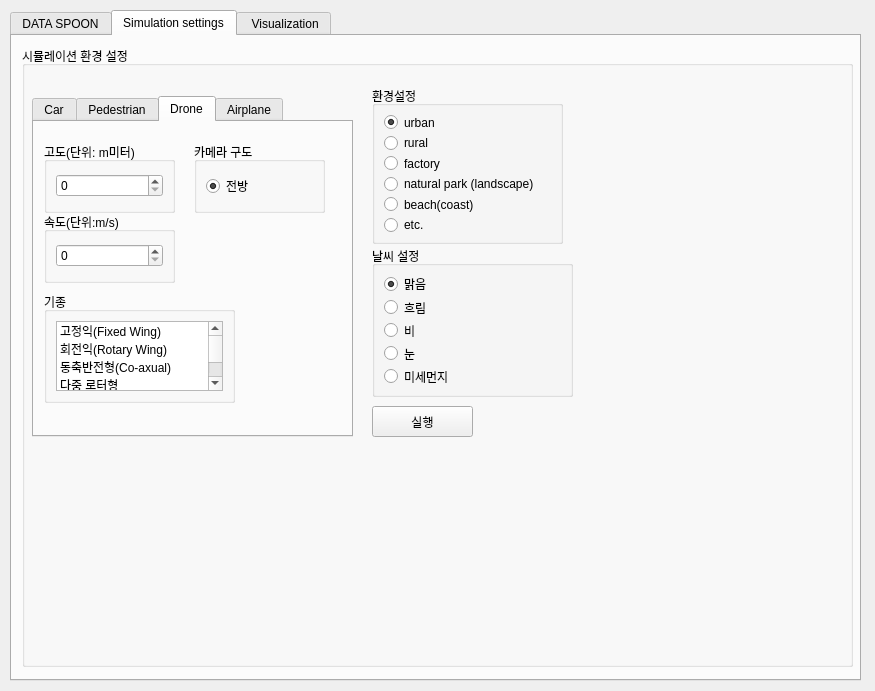
<?xml version="1.0" encoding="UTF-8"?>
<ui version="4.0">
 <class>Dialog</class>
 <widget class="QDialog" name="Dialog">
  <property name="geometry">
   <rect>
    <x>0</x>
    <y>0</y>
    <width>875</width>
    <height>691</height>
   </rect>
  </property>
  <property name="windowTitle">
   <string>Dialog</string>
  </property>
  <property name="autoFillBackground">
   <bool>false</bool>
  </property>
  <widget class="QTabWidget" name="tabWidget">
   <property name="geometry">
    <rect>
     <x>10</x>
     <y>10</y>
     <width>851</width>
     <height>671</height>
    </rect>
   </property>
   <property name="currentIndex">
    <number>1</number>
   </property>
   <widget class="QWidget" name="tab">
    <attribute name="title">
     <string>DATA SPOON</string>
    </attribute>
    <widget class="QListWidget" name="listWidget_Test">
     <property name="geometry">
      <rect>
       <x>0</x>
       <y>430</y>
       <width>251</width>
       <height>171</height>
      </rect>
     </property>
     <property name="dragDropMode">
      <enum>QAbstractItemView::NoDragDrop</enum>
     </property>
     <property name="selectionMode">
      <enum>QAbstractItemView::MultiSelection</enum>
     </property>
     <property name="wordWrap">
      <bool>false</bool>
     </property>
     <item>
      <property name="text">
       <string>1st Item</string>
      </property>
     </item>
     <item>
      <property name="text">
       <string>2nd Item</string>
      </property>
     </item>
     <item>
      <property name="text">
       <string>3rd Item</string>
      </property>
     </item>
    </widget>
    <widget class="QLabel" name="label_picture02">
     <property name="geometry">
      <rect>
       <x>420</x>
       <y>20</y>
       <width>401</width>
       <height>401</height>
      </rect>
     </property>
     <property name="text">
      <string>                                             Img Label</string>
     </property>
    </widget>
    <widget class="QLabel" name="label_picture01">
     <property name="geometry">
      <rect>
       <x>10</x>
       <y>20</y>
       <width>401</width>
       <height>401</height>
      </rect>
     </property>
     <property name="text">
      <string>                                          Img Label</string>
     </property>
    </widget>
    <widget class="QGroupBox" name="groupBox">
     <property name="geometry">
      <rect>
       <x>260</x>
       <y>430</y>
       <width>171</width>
       <height>201</height>
      </rect>
     </property>
     <property name="title">
      <string>클래스 </string>
     </property>
     <widget class="QCheckBox" name="groupchk_3">
      <property name="geometry">
       <rect>
        <x>10</x>
        <y>61</y>
        <width>81</width>
        <height>21</height>
       </rect>
      </property>
      <property name="text">
       <string>도로</string>
      </property>
      <property name="checked">
       <bool>true</bool>
      </property>
     </widget>
     <widget class="QCheckBox" name="groupchk_1">
      <property name="geometry">
       <rect>
        <x>10</x>
        <y>20</y>
        <width>81</width>
        <height>20</height>
       </rect>
      </property>
      <property name="tabletTracking">
       <bool>false</bool>
      </property>
      <property name="text">
       <string>건물</string>
      </property>
      <property name="checked">
       <bool>true</bool>
      </property>
     </widget>
     <widget class="QCheckBox" name="groupchk_4">
      <property name="geometry">
       <rect>
        <x>10</x>
        <y>82</y>
        <width>81</width>
        <height>20</height>
       </rect>
      </property>
      <property name="text">
       <string>가로수</string>
      </property>
      <property name="checked">
       <bool>true</bool>
      </property>
     </widget>
     <widget class="QCheckBox" name="groupchk_2">
      <property name="geometry">
       <rect>
        <x>10</x>
        <y>40</y>
        <width>81</width>
        <height>20</height>
       </rect>
      </property>
      <property name="text">
       <string>주차장</string>
      </property>
      <property name="checked">
       <bool>true</bool>
      </property>
     </widget>
     <widget class="QFrame" name="frame_1">
      <property name="geometry">
       <rect>
        <x>100</x>
        <y>20</y>
        <width>16</width>
        <height>16</height>
       </rect>
      </property>
      <property name="styleSheet">
       <string notr="true">rgb(85, 255, 127)</string>
      </property>
      <property name="frameShape">
       <enum>QFrame::StyledPanel</enum>
      </property>
      <property name="frameShadow">
       <enum>QFrame::Raised</enum>
      </property>
     </widget>
     <widget class="QFrame" name="frame_2">
      <property name="geometry">
       <rect>
        <x>100</x>
        <y>40</y>
        <width>16</width>
        <height>16</height>
       </rect>
      </property>
      <property name="frameShape">
       <enum>QFrame::StyledPanel</enum>
      </property>
      <property name="frameShadow">
       <enum>QFrame::Raised</enum>
      </property>
     </widget>
     <widget class="QFrame" name="frame_3">
      <property name="geometry">
       <rect>
        <x>100</x>
        <y>60</y>
        <width>16</width>
        <height>16</height>
       </rect>
      </property>
      <property name="frameShape">
       <enum>QFrame::StyledPanel</enum>
      </property>
      <property name="frameShadow">
       <enum>QFrame::Raised</enum>
      </property>
     </widget>
     <widget class="QFrame" name="frame_4">
      <property name="geometry">
       <rect>
        <x>100</x>
        <y>80</y>
        <width>16</width>
        <height>16</height>
       </rect>
      </property>
      <property name="frameShape">
       <enum>QFrame::StyledPanel</enum>
      </property>
      <property name="frameShadow">
       <enum>QFrame::Raised</enum>
      </property>
     </widget>
     <widget class="QCheckBox" name="groupchk_5">
      <property name="geometry">
       <rect>
        <x>10</x>
        <y>100</y>
        <width>81</width>
        <height>20</height>
       </rect>
      </property>
      <property name="text">
       <string>논</string>
      </property>
      <property name="checked">
       <bool>true</bool>
      </property>
     </widget>
     <widget class="QCheckBox" name="groupchk_6">
      <property name="geometry">
       <rect>
        <x>10</x>
        <y>120</y>
        <width>81</width>
        <height>20</height>
       </rect>
      </property>
      <property name="text">
       <string>밭</string>
      </property>
      <property name="checked">
       <bool>true</bool>
      </property>
     </widget>
     <widget class="QCheckBox" name="groupchk_7">
      <property name="geometry">
       <rect>
        <x>10</x>
        <y>140</y>
        <width>81</width>
        <height>20</height>
       </rect>
      </property>
      <property name="text">
       <string>산림</string>
      </property>
      <property name="checked">
       <bool>true</bool>
      </property>
     </widget>
     <widget class="QCheckBox" name="groupchk_8">
      <property name="geometry">
       <rect>
        <x>10</x>
        <y>160</y>
        <width>81</width>
        <height>20</height>
       </rect>
      </property>
      <property name="text">
       <string>나지</string>
      </property>
      <property name="checked">
       <bool>true</bool>
      </property>
     </widget>
     <widget class="QFrame" name="frame_8">
      <property name="geometry">
       <rect>
        <x>100</x>
        <y>160</y>
        <width>16</width>
        <height>16</height>
       </rect>
      </property>
      <property name="frameShape">
       <enum>QFrame::StyledPanel</enum>
      </property>
      <property name="frameShadow">
       <enum>QFrame::Raised</enum>
      </property>
     </widget>
     <widget class="QFrame" name="frame_7">
      <property name="geometry">
       <rect>
        <x>100</x>
        <y>140</y>
        <width>16</width>
        <height>16</height>
       </rect>
      </property>
      <property name="frameShape">
       <enum>QFrame::StyledPanel</enum>
      </property>
      <property name="frameShadow">
       <enum>QFrame::Raised</enum>
      </property>
     </widget>
     <widget class="QFrame" name="frame_5">
      <property name="geometry">
       <rect>
        <x>100</x>
        <y>100</y>
        <width>16</width>
        <height>16</height>
       </rect>
      </property>
      <property name="styleSheet">
       <string notr="true">rgb(85, 255, 127)</string>
      </property>
      <property name="frameShape">
       <enum>QFrame::StyledPanel</enum>
      </property>
      <property name="frameShadow">
       <enum>QFrame::Raised</enum>
      </property>
     </widget>
     <widget class="QFrame" name="frame_6">
      <property name="geometry">
       <rect>
        <x>100</x>
        <y>120</y>
        <width>16</width>
        <height>16</height>
       </rect>
      </property>
      <property name="frameShape">
       <enum>QFrame::StyledPanel</enum>
      </property>
      <property name="frameShadow">
       <enum>QFrame::Raised</enum>
      </property>
     </widget>
     <widget class="QCheckBox" name="groupchk_9">
      <property name="geometry">
       <rect>
        <x>10</x>
        <y>180</y>
        <width>81</width>
        <height>20</height>
       </rect>
      </property>
      <property name="text">
       <string>비대상지</string>
      </property>
     </widget>
     <widget class="QFrame" name="frame_9">
      <property name="geometry">
       <rect>
        <x>100</x>
        <y>180</y>
        <width>16</width>
        <height>16</height>
       </rect>
      </property>
      <property name="frameShape">
       <enum>QFrame::StyledPanel</enum>
      </property>
      <property name="frameShadow">
       <enum>QFrame::Raised</enum>
      </property>
     </widget>
    </widget>
    <widget class="QWidget" name="layoutWidget">
     <property name="geometry">
      <rect>
       <x>440</x>
       <y>490</y>
       <width>381</width>
       <height>33</height>
      </rect>
     </property>
     <layout class="QHBoxLayout" name="horizontalLayout">
      <item>
       <widget class="QLineEdit" name="line_addItem">
        <property name="text">
         <string>Add Item</string>
        </property>
       </widget>
      </item>
      <item>
       <widget class="QPushButton" name="btn_addItem">
        <property name="text">
         <string>add</string>
        </property>
       </widget>
      </item>
     </layout>
    </widget>
    <widget class="QWidget" name="layoutWidget">
     <property name="geometry">
      <rect>
       <x>440</x>
       <y>530</y>
       <width>381</width>
       <height>32</height>
      </rect>
     </property>
     <layout class="QHBoxLayout" name="horizontalLayout_3">
      <item>
       <widget class="QPushButton" name="btn_printItem">
        <property name="text">
         <string>Print</string>
        </property>
       </widget>
      </item>
      <item>
       <widget class="QPushButton" name="btn_printMultiItems">
        <property name="text">
         <string>Print_Multi</string>
        </property>
       </widget>
      </item>
      <item>
       <widget class="QPushButton" name="btn_removeItem">
        <property name="text">
         <string>Remove</string>
        </property>
       </widget>
      </item>
      <item>
       <widget class="QPushButton" name="btn_clearItem">
        <property name="text">
         <string>Clear</string>
        </property>
       </widget>
      </item>
     </layout>
    </widget>
    <widget class="QWidget" name="layoutWidget">
     <property name="geometry">
      <rect>
       <x>440</x>
       <y>450</y>
       <width>381</width>
       <height>36</height>
      </rect>
     </property>
     <layout class="QHBoxLayout" name="horizontalLayout_2">
      <item>
       <widget class="QLineEdit" name="line_insertItem">
        <property name="text">
         <string>Insert Item</string>
        </property>
       </widget>
      </item>
      <item>
       <widget class="QSpinBox" name="spin_insertRow"/>
      </item>
      <item>
       <widget class="QPushButton" name="btn_insertItem">
        <property name="text">
         <string>Insert</string>
        </property>
       </widget>
      </item>
     </layout>
    </widget>
    <widget class="QPushButton" name="btn_Preprocessing">
     <property name="geometry">
      <rect>
       <x>440</x>
       <y>590</y>
       <width>101</width>
       <height>31</height>
      </rect>
     </property>
     <property name="text">
      <string>전처리</string>
     </property>
    </widget>
   </widget>
   <widget class="QWidget" name="tab_2">
    <attribute name="title">
     <string>Simulation settings</string>
    </attribute>
    <widget class="QGroupBox" name="groupBox_2">
     <property name="geometry">
      <rect>
       <x>10</x>
       <y>10</y>
       <width>831</width>
       <height>621</height>
      </rect>
     </property>
     <property name="title">
      <string>시뮬레이션 환경 설정</string>
     </property>
     <widget class="QTabWidget" name="tabWidget_2">
      <property name="geometry">
       <rect>
        <x>10</x>
        <y>50</y>
        <width>321</width>
        <height>341</height>
       </rect>
      </property>
      <property name="tabPosition">
       <enum>QTabWidget::North</enum>
      </property>
      <property name="currentIndex">
       <number>2</number>
      </property>
      <widget class="QWidget" name="tab_3">
       <attribute name="title">
        <string>Car</string>
       </attribute>
       <widget class="QGroupBox" name="groupBox_4">
        <property name="geometry">
         <rect>
          <x>10</x>
          <y>20</y>
          <width>131</width>
          <height>71</height>
         </rect>
        </property>
        <property name="title">
         <string>속도(단위:m/s)</string>
        </property>
        <layout class="QVBoxLayout" name="verticalLayout_3">
         <item>
          <widget class="QSpinBox" name="spinBox"/>
         </item>
        </layout>
       </widget>
       <widget class="QGroupBox" name="groupBox_5">
        <property name="geometry">
         <rect>
          <x>10</x>
          <y>90</y>
          <width>131</width>
          <height>91</height>
         </rect>
        </property>
        <property name="title">
         <string>차종</string>
        </property>
        <layout class="QVBoxLayout" name="verticalLayout_4">
         <item>
          <widget class="QListWidget" name="listWidget_Test_2">
           <property name="dragDropMode">
            <enum>QAbstractItemView::NoDragDrop</enum>
           </property>
           <property name="selectionMode">
            <enum>QAbstractItemView::MultiSelection</enum>
           </property>
           <property name="wordWrap">
            <bool>false</bool>
           </property>
           <item>
            <property name="text">
             <string>경차</string>
            </property>
           </item>
           <item>
            <property name="text">
             <string>소형차</string>
            </property>
           </item>
           <item>
            <property name="text">
             <string>중형차</string>
            </property>
           </item>
           <item>
            <property name="text">
             <string>대형차</string>
            </property>
           </item>
          </widget>
         </item>
        </layout>
       </widget>
       <widget class="QGroupBox" name="groupBox_7">
        <property name="geometry">
         <rect>
          <x>160</x>
          <y>20</y>
          <width>131</width>
          <height>71</height>
         </rect>
        </property>
        <property name="title">
         <string>카메라구도</string>
        </property>
        <layout class="QVBoxLayout" name="verticalLayout_6">
         <item>
          <widget class="QRadioButton" name="groupBox_rad3_10">
           <property name="text">
            <string>전방</string>
           </property>
           <property name="checked">
            <bool>true</bool>
           </property>
          </widget>
         </item>
        </layout>
       </widget>
      </widget>
      <widget class="QWidget" name="tab_4">
       <attribute name="title">
        <string>Pedestrian</string>
       </attribute>
       <widget class="QGroupBox" name="groupBox_15">
        <property name="geometry">
         <rect>
          <x>10</x>
          <y>90</y>
          <width>131</width>
          <height>71</height>
         </rect>
        </property>
        <property name="title">
         <string>속도(단위:m/s)</string>
        </property>
        <layout class="QVBoxLayout" name="verticalLayout_18">
         <item>
          <widget class="QSpinBox" name="spinBox_16"/>
         </item>
        </layout>
       </widget>
       <widget class="QGroupBox" name="groupBox_9">
        <property name="geometry">
         <rect>
          <x>160</x>
          <y>20</y>
          <width>131</width>
          <height>71</height>
         </rect>
        </property>
        <property name="title">
         <string>카메라구도</string>
        </property>
        <layout class="QVBoxLayout" name="verticalLayout_16">
         <item>
          <widget class="QRadioButton" name="groupBox_rad3_9">
           <property name="text">
            <string>전방</string>
           </property>
           <property name="checked">
            <bool>true</bool>
           </property>
          </widget>
         </item>
        </layout>
       </widget>
       <widget class="QGroupBox" name="groupBox_8">
        <property name="geometry">
         <rect>
          <x>10</x>
          <y>20</y>
          <width>131</width>
          <height>71</height>
         </rect>
        </property>
        <property name="title">
         <string>키(단위::cm)</string>
        </property>
        <layout class="QVBoxLayout" name="verticalLayout_15">
         <item>
          <widget class="QSpinBox" name="spinBox_13"/>
         </item>
        </layout>
       </widget>
      </widget>
      <widget class="QWidget" name="tab_5">
       <attribute name="title">
        <string>Drone</string>
       </attribute>
       <widget class="QGroupBox" name="groupBox_14">
        <property name="geometry">
         <rect>
          <x>10</x>
          <y>90</y>
          <width>131</width>
          <height>71</height>
         </rect>
        </property>
        <property name="title">
         <string>속도(단위:m/s)</string>
        </property>
        <layout class="QVBoxLayout" name="verticalLayout_13">
         <item>
          <widget class="QSpinBox" name="spinBox_11"/>
         </item>
        </layout>
       </widget>
       <widget class="QGroupBox" name="groupBox_10">
        <property name="geometry">
         <rect>
          <x>10</x>
          <y>20</y>
          <width>131</width>
          <height>71</height>
         </rect>
        </property>
        <property name="title">
         <string>고도(단위: m미터)</string>
        </property>
        <layout class="QVBoxLayout" name="verticalLayout_9">
         <item>
          <widget class="QSpinBox" name="spinBox_7"/>
         </item>
        </layout>
       </widget>
       <widget class="QGroupBox" name="groupBox_13">
        <property name="geometry">
         <rect>
          <x>10</x>
          <y>170</y>
          <width>191</width>
          <height>111</height>
         </rect>
        </property>
        <property name="title">
         <string>기종</string>
        </property>
        <layout class="QVBoxLayout" name="verticalLayout_12">
         <item>
          <widget class="QListWidget" name="listWidget_Test_3">
           <property name="dragDropMode">
            <enum>QAbstractItemView::NoDragDrop</enum>
           </property>
           <property name="selectionMode">
            <enum>QAbstractItemView::MultiSelection</enum>
           </property>
           <property name="wordWrap">
            <bool>false</bool>
           </property>
           <item>
            <property name="text">
             <string>고정익(Fixed Wing)</string>
            </property>
           </item>
           <item>
            <property name="text">
             <string>회전익(Rotary Wing)</string>
            </property>
           </item>
           <item>
            <property name="text">
             <string>동축반전형(Co-axual)</string>
            </property>
           </item>
           <item>
            <property name="text">
             <string>다중 로터형</string>
            </property>
           </item>
           <item>
            <property name="text">
             <string>틸트로터형(Tilt-Rotor)</string>
            </property>
           </item>
          </widget>
         </item>
        </layout>
       </widget>
       <widget class="QGroupBox" name="groupBox_12">
        <property name="geometry">
         <rect>
          <x>160</x>
          <y>20</y>
          <width>131</width>
          <height>71</height>
         </rect>
        </property>
        <property name="title">
         <string>카메라 구도</string>
        </property>
        <layout class="QVBoxLayout" name="verticalLayout_11">
         <item>
          <widget class="QRadioButton" name="groupBox_rad3_8">
           <property name="text">
            <string>전방</string>
           </property>
           <property name="checked">
            <bool>true</bool>
           </property>
          </widget>
         </item>
        </layout>
       </widget>
      </widget>
      <widget class="QWidget" name="tab_6">
       <attribute name="title">
        <string>Airplane</string>
       </attribute>
       <widget class="QGroupBox" name="groupBox_16">
        <property name="geometry">
         <rect>
          <x>10</x>
          <y>20</y>
          <width>131</width>
          <height>71</height>
         </rect>
        </property>
        <property name="title">
         <string>고도(단위: m미터)</string>
        </property>
        <layout class="QVBoxLayout" name="verticalLayout_23">
         <item>
          <widget class="QSpinBox" name="spinBox_21">
           <property name="value">
            <number>10</number>
           </property>
          </widget>
         </item>
        </layout>
       </widget>
       <widget class="QGroupBox" name="groupBox_17">
        <property name="geometry">
         <rect>
          <x>160</x>
          <y>20</y>
          <width>131</width>
          <height>91</height>
         </rect>
        </property>
        <property name="title">
         <string>카메라 구도</string>
        </property>
        <layout class="QVBoxLayout" name="verticalLayout_24">
         <item>
          <widget class="QRadioButton" name="groupBox_rad3_6">
           <property name="text">
            <string>전방</string>
           </property>
           <property name="checked">
            <bool>true</bool>
           </property>
          </widget>
         </item>
         <item>
          <widget class="QRadioButton" name="groupBox_rad3_7">
           <property name="text">
            <string>아래고정</string>
           </property>
          </widget>
         </item>
        </layout>
       </widget>
       <widget class="QGroupBox" name="groupBox_18">
        <property name="geometry">
         <rect>
          <x>10</x>
          <y>170</y>
          <width>171</width>
          <height>121</height>
         </rect>
        </property>
        <property name="title">
         <string>기종</string>
        </property>
        <layout class="QVBoxLayout" name="verticalLayout_25">
         <item>
          <widget class="QListWidget" name="listWidget_Test_4">
           <property name="dragDropMode">
            <enum>QAbstractItemView::NoDragDrop</enum>
           </property>
           <property name="selectionMode">
            <enum>QAbstractItemView::MultiSelection</enum>
           </property>
           <property name="wordWrap">
            <bool>false</bool>
           </property>
           <item>
            <property name="text">
             <string>비행기</string>
            </property>
           </item>
           <item>
            <property name="text">
             <string>글라이더</string>
            </property>
           </item>
           <item>
            <property name="text">
             <string>헬리콥터</string>
            </property>
           </item>
           <item>
            <property name="text">
             <string>제트기</string>
            </property>
           </item>
           <item>
            <property name="text">
             <string>전투기</string>
            </property>
           </item>
           <item>
            <property name="text">
             <string>여객기</string>
            </property>
           </item>
           <item>
            <property name="text">
             <string>정찰기</string>
            </property>
           </item>
          </widget>
         </item>
        </layout>
       </widget>
       <widget class="QGroupBox" name="groupBox_19">
        <property name="geometry">
         <rect>
          <x>10</x>
          <y>90</y>
          <width>131</width>
          <height>71</height>
         </rect>
        </property>
        <property name="title">
         <string>속도(단위:m/s)</string>
        </property>
        <layout class="QVBoxLayout" name="verticalLayout_26">
         <item>
          <widget class="QSpinBox" name="spinBox_24"/>
         </item>
        </layout>
       </widget>
      </widget>
     </widget>
     <widget class="QGroupBox" name="groupBox_3">
      <property name="geometry">
       <rect>
        <x>350</x>
        <y>200</y>
        <width>201</width>
        <height>151</height>
       </rect>
      </property>
      <property name="title">
       <string>날씨 설정</string>
      </property>
      <layout class="QVBoxLayout" name="verticalLayout">
       <item>
        <widget class="QRadioButton" name="groupBox_rad1">
         <property name="text">
          <string>맑음</string>
         </property>
         <property name="checked">
          <bool>true</bool>
         </property>
        </widget>
       </item>
       <item>
        <widget class="QRadioButton" name="groupBox_rad3">
         <property name="text">
          <string>흐림</string>
         </property>
        </widget>
       </item>
       <item>
        <widget class="QRadioButton" name="groupBox_rad4">
         <property name="text">
          <string>비</string>
         </property>
        </widget>
       </item>
       <item>
        <widget class="QRadioButton" name="groupBox_rad4_2">
         <property name="text">
          <string>눈</string>
         </property>
        </widget>
       </item>
       <item>
        <widget class="QRadioButton" name="groupBox_rad4_3">
         <property name="text">
          <string>미세먼지</string>
         </property>
        </widget>
       </item>
      </layout>
     </widget>
     <widget class="QGroupBox" name="groupBox_6">
      <property name="geometry">
       <rect>
        <x>350</x>
        <y>40</y>
        <width>191</width>
        <height>158</height>
       </rect>
      </property>
      <property name="title">
       <string>환경설정</string>
      </property>
      <layout class="QVBoxLayout" name="verticalLayout_2">
       <item>
        <widget class="QRadioButton" name="groupBox_rad1_2">
         <property name="text">
          <string>urban</string>
         </property>
         <property name="checked">
          <bool>true</bool>
         </property>
        </widget>
       </item>
       <item>
        <widget class="QRadioButton" name="groupBox_rad3_2">
         <property name="text">
          <string>rural</string>
         </property>
        </widget>
       </item>
       <item>
        <widget class="QRadioButton" name="groupBox_rad4_4">
         <property name="text">
          <string>factory</string>
         </property>
        </widget>
       </item>
       <item>
        <widget class="QRadioButton" name="groupBox_rad4_5">
         <property name="text">
          <string>natural park (landscape)</string>
         </property>
        </widget>
       </item>
       <item>
        <widget class="QRadioButton" name="groupBox_rad4_6">
         <property name="text">
          <string>beach(coast)</string>
         </property>
        </widget>
       </item>
       <item>
        <widget class="QRadioButton" name="groupBox_rad4_7">
         <property name="text">
          <string>etc.</string>
         </property>
        </widget>
       </item>
      </layout>
     </widget>
     <widget class="QPushButton" name="pushButton">
      <property name="geometry">
       <rect>
        <x>350</x>
        <y>360</y>
        <width>101</width>
        <height>31</height>
       </rect>
      </property>
      <property name="text">
       <string>실행</string>
      </property>
     </widget>
    </widget>
   </widget>
   <widget class="QWidget" name="tab_7">
    <attribute name="title">
     <string> Visualization</string>
    </attribute>
    <widget class="QLabel" name="label_visualization">
     <property name="geometry">
      <rect>
       <x>10</x>
       <y>10</y>
       <width>811</width>
       <height>621</height>
      </rect>
     </property>
     <property name="text">
      <string>                                                                                                    visualization_label</string>
     </property>
    </widget>
   </widget>
  </widget>
 </widget>
 <resources/>
 <connections/>
</ui>
